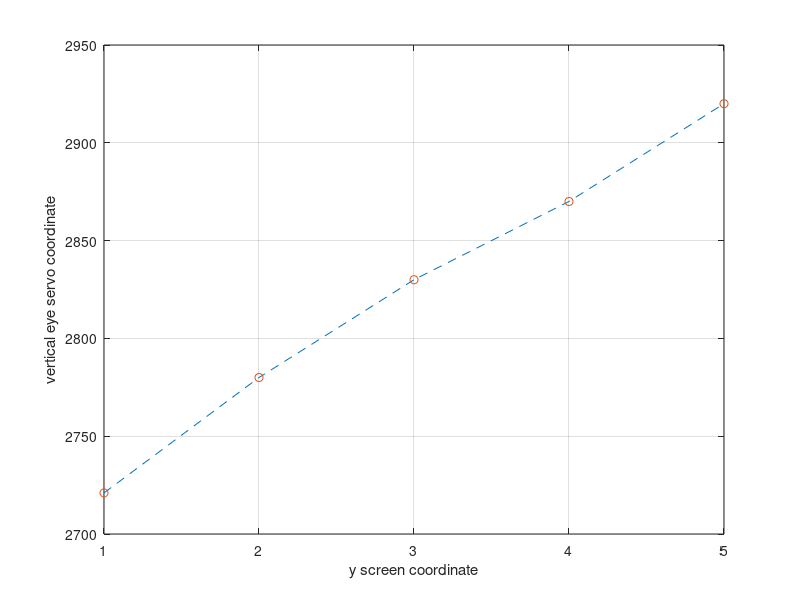

Write the MATLAB code that produced this figure. (Note: this script raises an error after producing the figure.)
clear all; close all; clc;

x = [2721; 2780; 2830; 2870; 2920];

grid on
plot(x,'--')
hold on
plot(x,'o')
xlabel("y screen coordinate");
ylabel("vertical eye servo coordinate");
grid on

%%
clear all; close all; clc;

screen_coordinate = zeros(5, 16, 2);
% for i = linspace(1,5,5)
%     for j = linspace(1,16,16)
%         for k = [1 2]
%             screen_coordinate(i,j,k) = [i, j, k];
%         end
%     end
% end

calibration_map = zeros(5, 16, 2);
for i = linspace(1,5,5)
    for j = linspace(1,16,16)
        for k = [1 2]
            screen_coordinate(i,j,k) = input("insert " + k + " servo coordinate = ");
        end
        display("next point")
    end
    clc;
    display("first row done!")
end

%%
close all; clc;
load('calibration map.mat')

X = [];
for i = 1:16
    X = [X linspace(1,5,5)];
end

Y = [];
for i = 1:5
    Y = [Y linspace(1,16,16)];
end

[x, y] = meshgrid(1:16, 1:5);

figure(1)
plot3(X, Y, reshape(screen_coordinate(:,:,1),16*5, 1))
figure(2)
surf(x, y, screen_coordinate(:,:,1))
title('2D Horizontal Servo Map')
c = colorbar;
c.Label.String = 'horizontal servo coordinate';
xlabel('X coordinate of the screen')
ylabel('Y coordinate of the screen')
figure(3)
pcolor(x, y, screen_coordinate(:,:,1)); shading interp;
c = colorbar;
c.Label.String = 'horizontal servo coordinate';
title('2D Horizontal Servo Spectrogram')
xlabel('X coordinate of the screen')
ylabel('Y coordinate of the screen')

figure(4)
plot3(X, Y, reshape(screen_coordinate(:,:,2),16*5, 1))
figure(5)
surf(x, y, screen_coordinate(:,:,2))
c = colorbar;
title('2D Vertical Servo Map')
c.Label.String = 'vertical servo coordinate';
xlabel('X coordinate of the screen')
ylabel('Y coordinate of the screen')
figure(6)
pcolor(x, y, screen_coordinate(:,:,2)); shading interp;
c = colorbar;
c.Label.String = 'vertical servo coordinate';
title('2D Vertical Servo Spectrogram')
xlabel('X coordinate of the screen')
ylabel('Y coordinate of the screen')

